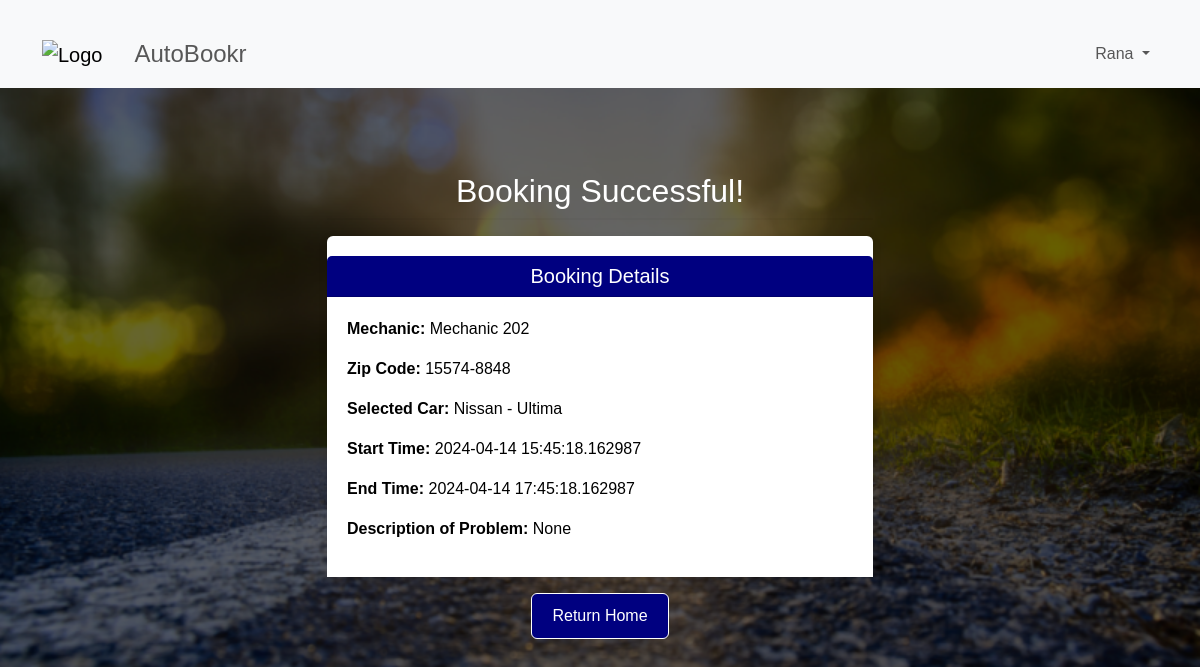
The page /customer/booking_success/1 (signed in) on the database its author committed.
### tables this page shows
CREATE TABLE customers (
  email VARCHAR(320) PRIMARY KEY,
  name VARCHAR(320) NOT NULL,
  hash TEXT NOT NULL
);

CREATE TABLE mechanics (
  mechanic_id INTEGER PRIMARY KEY,
  email VARCHAR(320) UNIQUE NOT NULL,
  name VARCHAR(320) NOT NULL,
  zipcode CHAR(10) NOT NULL,
  ein CHAR(10) NOT NULL,
  hash TEXT NOT NULL
);

CREATE TABLE cars (
  car_id INTEGER PRIMARY KEY,
  registration VARCHAR(20) UNIQUE NOT NULL,
  owner_email VARCHAR(320) NOT NULL,
  make VARCHAR(100) NOT NULL,
  model_number VARCHAR(100) NOT NULL,
  image_url TEXT,
  FOREIGN KEY (owner_email) REFERENCES customers(email)
);

CREATE TABLE appointments (
  appointment_id INTEGER PRIMARY KEY,
  customer_email VARCHAR(320) NOT NULL,
  mechanic_id INTEGER NOT NULL,
  car_id INTEGER NOT NULL,
  start_time TIMESTAMP NOT NULL,
  end_time TIMESTAMP NOT NULL,
  appointment_description TEXT,
  appointment_status INT NOT NULL,
  review_score INT,
  review_text TEXT,
  FOREIGN KEY (customer_email) REFERENCES customers(email),
  FOREIGN KEY (mechanic_id) REFERENCES mechanics(mechanic_id),
  FOREIGN KEY (car_id) REFERENCES cars(car_id)
);

### mechanic_site/customer.py (the view)
@bp.route('/booking_success/<appointment_id>', methods=('GET',))
@customer_required
def booking_success(appointment_id):
    db = get_db()
    appointment = db.execute(
        '''
        SELECT
            mechanics.name AS mechanic_name,
            mechanics.zipcode AS mechanic_zipcode,
            cars.make AS car_make,
            cars.model_number AS car_model_number,
            appointments.start_time AS start_time,
            appointments.end_time AS end_time,
            appointments.appointment_description AS description
        FROM
            appointments
        JOIN
            mechanics ON appointments.mechanic_id = mechanics.mechanic_id
        JOIN
            cars ON appointments.car_id = cars.car_id
        WHERE
            appointments.appointment_id = ?
        ''',
        (appointment_id,)
    ).fetchone()
    print(appointment)
    return render_template("customer/booking-succsess.html", appointment=appointment)

### mechanic_site/auth.py (called while the page is built)
@bp.before_app_request
def load_logged_in_user():
    user_email = session.get('user_email')
    g.user_type = session.get('user_type')
    if user_email is None:
        g.user = None
    else:
        g.user = get_db().execute(
            f'SELECT * FROM {g.user_type+"s"} WHERE email = ?', (user_email,)
        ).fetchone()

def customer_required(view):
    @functools.wraps(view)
    def wrapped_view(**kwargs):
        if g.user is None:
            return redirect(url_for('auth.customer_login'))
        if g.user_type != "customer":
            return redirect(url_for('auth.mechanic_on_customer_page'))
        return view(**kwargs)
    return wrapped_view

### mechanic_site/db.py (called while the page is built)
def get_db():
    if 'db' not in g:
        g.db = sqlite3.connect(
            current_app.config['DATABASE'],
            detect_types=sqlite3.PARSE_DECLTYPES
        )
        g.db.row_factory = sqlite3.Row
    return g.db

### mechanic_site/templates/customer/booking-succsess.html (shortened to what this page needs)
{% extends 'base.html' %}
{% block content %}
<div class="container">
    <div class="row justify-content-center">
        <div class="col-md-6">
            <h2 class="text-center">Booking Successful!</h2>
            <hr>
            <div class="card mt-3">
                <h4 class="text-center card-header">Booking Details</h4>
                <div class="card-body">
                    <p><strong>Mechanic:</strong> {{ appointment.mechanic_name }}</p>
                    <p><strong>Zip Code:</strong> {{ appointment.mechanic_zipcode }}</p>
                    <p><strong>Selected Car:</strong> {{ appointment.car_make }} - {{ appointment.car_model_number }}</p>
                    <p><strong>Start Time:</strong> {{ appointment.start_time }}</p>
                    <p><strong>End Time:</strong> {{ appointment.end_time }}</p>
                    <p><strong>Description of Problem:</strong> {{ appointment.description }}</p>
                </div>
            </div>
            <div class="text-center mt-3">
                <a href="{{ url_for('home') }}" class="btn btn-primary">Return Home</a>
            </div>
        </div>
    </div>
</div>
{% endblock %}

### mechanic_site/templates/base.html (shortened to what this page needs)
<!DOCTYPE html>
<html lang="en">
<head>
    <link href="https://cdn.jsdelivr.net/npm/bootstrap@5.3.3/dist/css/bootstrap.min.css" rel="stylesheet">
</head>
<body>
    <nav class="navbar navbar-expand-lg navbar-light bg-light">
        <div class="container">
            <a class="navbar-brand" href="/"><img src="https://png.pngtree.com/png-vector/20190215/ourmid/pngtree-vector-wrench-icon-png-image_515386.jpg" alt="Logo" height="30"></a>
            <span class="navbar-text fs-4 mx-3"> AutoBookr</span>
            <div class="collapse navbar-collapse" id="navbarSupportedContent">
                {% if g.user %}
                <ul class="navbar-nav ml-auto">
                    <li class="nav-item dropdown">
                        <a class="nav-link dropdown-toggle" href="#" id="userDropdown" role="button" data-bs-toggle="dropdown" aria-expanded="false">
                            {{g.user["name"] }}
                        </a>
                    </li>
                </ul>
                {% endif %}
            </div>
        </div>
    </nav>
    <div class="container mt-4">
    </div>
    {% block content %}
    {% endblock %}
</body>
</html>

### rows shown on the page
customers: user.name "Rana"
mechanics: mechanic_name "Mechanic 202", mechanic_zipcode "15574-8848"
cars: car_make "Nissan", car_model_number "Ultima"
appointments: start_time "2024-04-14 15:45:18.162987", end_time "2024-04-14 17:45:18.162987"

### other values the page prints
{{ appointment.description }} "None"
